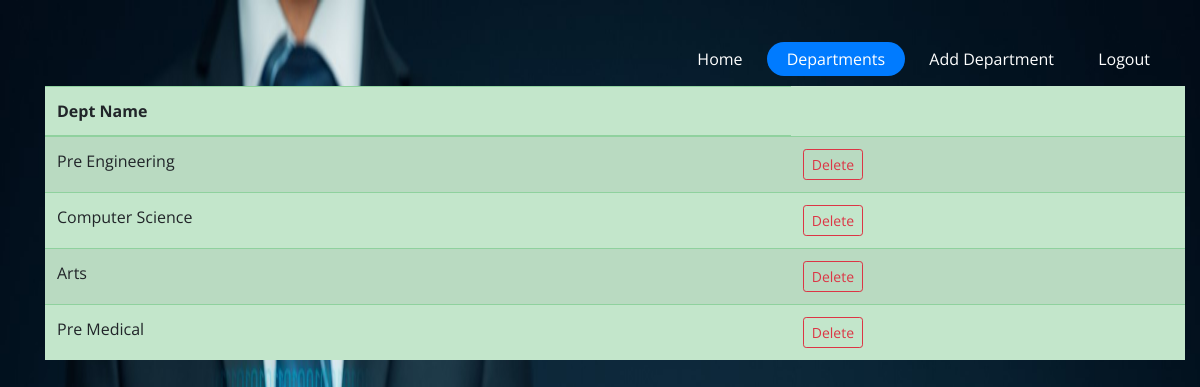
The page /departments on the database its author committed.
### FaceRecognition/models.py (models this page shows)
class department(models.Model):
    dept = models.CharField(max_length=40, primary_key=True)

### FaceRecognition/views.py (the view)
# urls.py: path('departments', views.departments, name='departments'),
def departments(request):
    data = models.department.objects.all()
    return render(request, 'departments.html', {"depts": data})

### templates/departments.html (shortened to what this page needs)
<!doctype html>
<html lang="en">
{% load static %}
  <head>
    <link rel="stylesheet" href="{%static 'nevbar/fonts/icomoon/style.css' %}">
    <link rel="stylesheet" href="{%static 'nevbar/css/owl.carousel.min.css' %}">
    <link rel="stylesheet" href="{%static 'nevbar/css/bootstrap.min.css' %}">
    <link rel="stylesheet" href="{%static 'nevbar/css/style.css' %}">
  </head>
  <body>
  <div class="container-fluid" style="background-image: url('');">
    <header class="site-navbar" role="banner">
      <div class="container">
        <div class="row align-items-center">
          <div class="col-12 col-md-10 d-none d-xl-block">
            <nav class="site-navigation position-relative text-right" role="navigation">
              <ul class="site-menu js-clone-nav mr-auto d-none d-lg-block">
                <li ><a href="/navbar"><span>Home</span></a></li>
                <li class="active"><a href="/departments"><span>Departments</span></a></li>
                  <li><a href="/adddepartment"><span>Add Department</span></a></li>
                <li><a href="/contact"><span>Logout</span></a></li>
              </ul>
            </nav>
          </div>
          <table class="table table-success table-striped">
  <thead>
    <tr>
      <th scope="col">Dept Name</th>
    </tr>
  </thead>
  <tbody>
  {% for d in depts %}
      <td>{{d.dept}}</td>
      <td>
          <a href="/deletedept/{{d.dept}}" class="btn btn-outline-danger btn-sm">Delete</a>
      </td>
   {% endfor %}
  </tbody>
</table>
          </div>
        </div>
    </header>
  </div>
  </body>
</html>

### static/nevbar/css/style.css (style rules this page uses)
body { font-family: "Open Sans", -apple-system, BlinkMacSystemFont, "Segoe UI", Roboto, "Helvetica Neue", Arial, "Noto Sans", sans-serif, "Apple Color Emoji", "Segoe UI Emoji", "Segoe UI Symbol", "Noto Color Emoji"; background-color: #fff; height: 200vh; position: relative; }
body:before { content: ""; position: absolute; top: 0; left: 0; right: 0; bottom: 0; background: rgba(0, 0, 0, 0.5); -webkit-transition: .3s all ease; -o-transition: .3s all ease; transition: .3s all ease; opacity: 0; visibility: hidden; z-index: 1; }
a { -webkit-transition: .3s all ease; -o-transition: .3s all ease; transition: .3s all ease; }
a, a:hover { text-decoration: none !important; }
.site-navbar { margin-bottom: 0px; z-index: 1999; position: absolute; top: 2rem; width: 100%; }
.site-navbar .site-navigation .site-menu { margin-bottom: 0; }
.site-navbar .site-navigation .site-menu .active > a span { background: #007bff; color: #fff; border-radius: 30px; display: inline-block; padding: 5px 20px; }
.site-navbar .site-navigation .site-menu a { text-decoration: none !important; display: inline-block; }
.site-navbar .site-navigation .site-menu > li { display: inline-block; }
.site-navbar .site-navigation .site-menu > li > a { padding: 10px 0px; color: #fff; font-size: 16px; text-decoration: none !important; }
.site-navbar .site-navigation .site-menu > li > a > span { padding: 5px 20px; display: inline-block; -webkit-transition: .3s all ease; -o-transition: .3s all ease; transition: .3s all ease; border-radius: 30px; }

### rows shown on the page
department: dept "Pre Engineering"
department: dept "Computer Science"
department: dept "Arts"
department: dept "Pre Medical"
